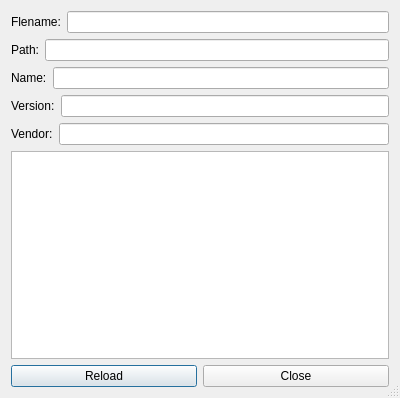
<?xml version="1.0" encoding="UTF-8"?>
<ui version="4.0">
 <class>NEPluginInfoDialog</class>
 <widget class="QDialog" name="NEPluginInfoDialog">
  <property name="geometry">
   <rect>
    <x>0</x>
    <y>0</y>
    <width>400</width>
    <height>398</height>
   </rect>
  </property>
  <property name="windowTitle">
   <string>Dialog</string>
  </property>
  <property name="sizeGripEnabled">
   <bool>true</bool>
  </property>
  <layout class="QVBoxLayout" name="verticalLayout">
   <item>
    <layout class="QHBoxLayout" name="horizontalLayout">
     <item>
      <widget class="QLabel" name="label">
       <property name="text">
        <string>Flename:</string>
       </property>
      </widget>
     </item>
     <item>
      <widget class="QLineEdit" name="filenameEdit">
       <property name="readOnly">
        <bool>true</bool>
       </property>
      </widget>
     </item>
    </layout>
   </item>
   <item>
    <layout class="QHBoxLayout" name="horizontalLayout_5">
     <item>
      <widget class="QLabel" name="label_5">
       <property name="text">
        <string>Path:</string>
       </property>
      </widget>
     </item>
     <item>
      <widget class="QLineEdit" name="pathEdit">
       <property name="text">
        <string/>
       </property>
       <property name="readOnly">
        <bool>true</bool>
       </property>
      </widget>
     </item>
    </layout>
   </item>
   <item>
    <layout class="QHBoxLayout" name="horizontalLayout_2">
     <item>
      <widget class="QLabel" name="label_4">
       <property name="text">
        <string>Name:</string>
       </property>
      </widget>
     </item>
     <item>
      <widget class="QLineEdit" name="nameEdit">
       <property name="readOnly">
        <bool>true</bool>
       </property>
      </widget>
     </item>
    </layout>
   </item>
   <item>
    <layout class="QHBoxLayout" name="horizontalLayout_3">
     <item>
      <widget class="QLabel" name="label_2">
       <property name="text">
        <string>Version:</string>
       </property>
      </widget>
     </item>
     <item>
      <widget class="QLineEdit" name="versionEdit">
       <property name="readOnly">
        <bool>true</bool>
       </property>
      </widget>
     </item>
    </layout>
   </item>
   <item>
    <layout class="QHBoxLayout" name="horizontalLayout_4">
     <item>
      <widget class="QLabel" name="label_3">
       <property name="text">
        <string>Vendor:</string>
       </property>
      </widget>
     </item>
     <item>
      <widget class="QLineEdit" name="vendorEdit">
       <property name="readOnly">
        <bool>true</bool>
       </property>
      </widget>
     </item>
    </layout>
   </item>
   <item>
    <widget class="QTextBrowser" name="textBrowser"/>
   </item>
   <item>
    <layout class="QHBoxLayout" name="horizontalLayout_6">
     <item>
      <widget class="QPushButton" name="reloadButton">
       <property name="text">
        <string>Reload</string>
       </property>
      </widget>
     </item>
     <item>
      <widget class="QPushButton" name="closeButton">
       <property name="text">
        <string>Close</string>
       </property>
      </widget>
     </item>
    </layout>
   </item>
  </layout>
 </widget>
 <resources/>
 <connections/>
</ui>
